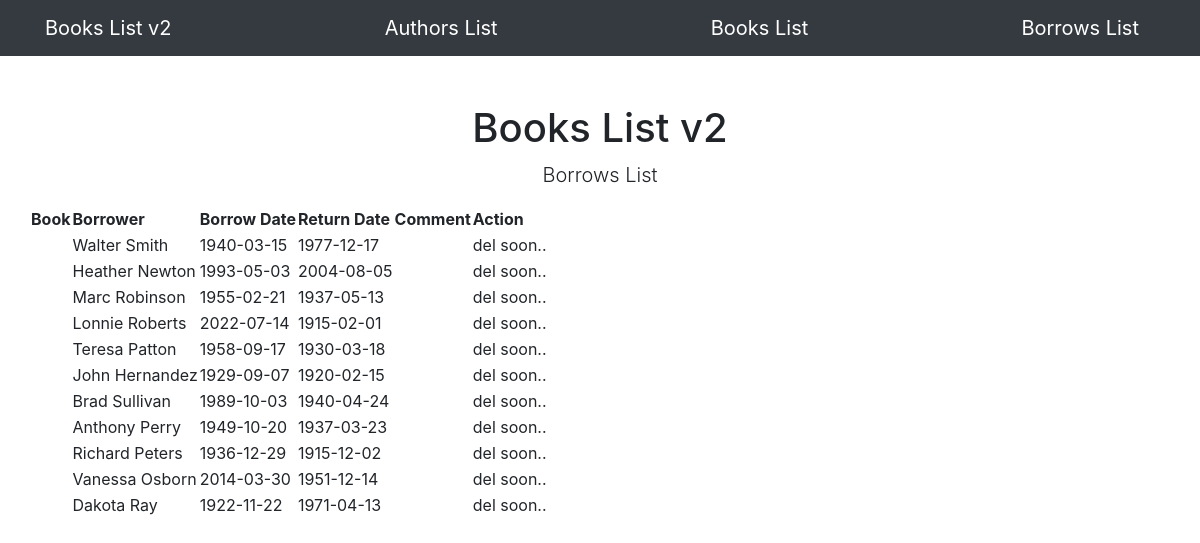
The app's page /borrows, older data.
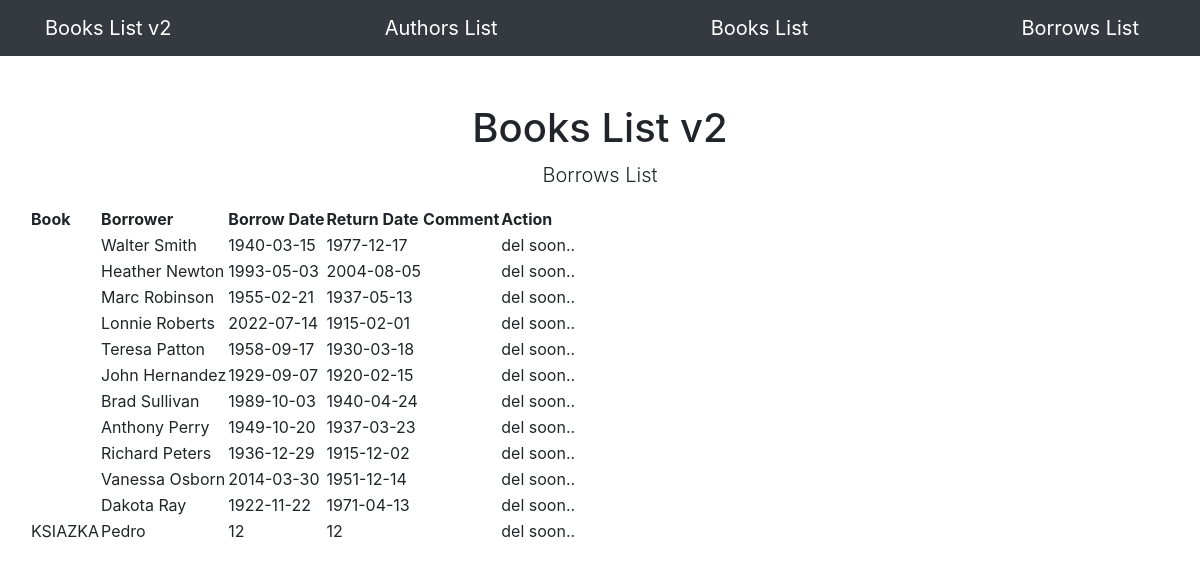
The same page, newer data.
### app/models.py (models this page shows, shortened)
class Borrow(db.Model):
    id = db.Column(db.Integer, primary_key=True)
    borrower = db.Column(db.String(100), index=True)
    borrow_date = db.Column(db.String(100), index=True, default=datetime.utcnow)
    return_date = db.Column(db.String(100), index=True)
    comment = db.Column(db.String(100), index=True)
    book_id = db.Column(db.Integer, db.ForeignKey('book.id'))

class Book(db.Model):
    id = db.Column(db.Integer, primary_key=True)
    title = db.Column(db.String(100), index=True)
    date = db.Column(db.String(100), index=True, default=datetime.utcnow)
    comment = db.Column(db.String(100), index=True)
    author_id = db.Column(db.Integer, db.ForeignKey('author.id'))
    borrows = db.relationship("Borrow", backref="book", lazy="dynamic")

### app/routes.py (the view)
@app.route('/borrows', methods=["GET", "POST"])
def borrows_view():
    error = ""
    borrows = Borrow.query.all()
    return render_template("borrows.html", borrows=borrows, error=error)

### app/templates/borrows.html
{% extends "base.html" %}
{% block content %}
<div class="row">
    <div class="col-lg-12 text-center">
       <h1 class="mt-5">Books List v2</h1>
       <p class="lead">Borrows List</p>
    </div>
    <table>
        <thead>
        <th>Book</th>
        <th>Borrower</th>
        <th>Borrow Date</th>
        <th>Return Date</th>
        <th>Comment</th>
        <th>Action</th>
        </thead>
        {% for borrow in borrows %}
        <tr>
            <td>{{ borrow.book.title }}</a></td>
            <td>{{ borrow.borrower }}</td>
            <td>{{ borrow.borrow_date }}</td>
            <td>{{ borrow.return_date }}</td>
            <td>{{ borrow.coment }}</td>
            <td>del soon..</td>
        </tr>
        {% endfor %}
    </table>
</div>
{% endblock %}

Row changes from the older to the newer data that the page shows:
added Borrow: book "KSIAZKA", borrower "Pedro", borrow_date "12", return_date "12"
